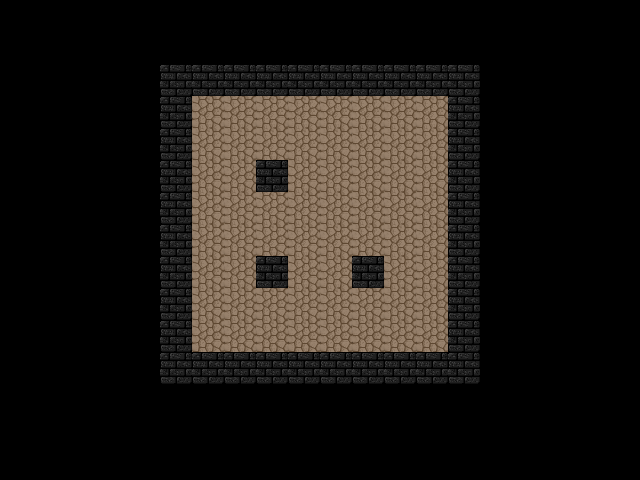

The image is a tile-based game level rendered from a .tmx file. Its description and complete source (layers, tilesets, objects, tile grids) follow:
An orthogonal 20x15 tile map with 32x32 px tiles, 2 tile layers (Grounds, Walls), 6 tilesets and 12 objects (5x Green, 3x Red, 3x Blue, Hero).

<map version="1.0" orientation="orthogonal" width="20" height="15" tilewidth="32" tileheight="32">
 <tileset firstgid="1" name="grounds" tilewidth="32" tileheight="32">
  <image source="../assets/images/grounds.png" width="128" height="128" />
 </tileset>
 <tileset firstgid="17" name="walls" tilewidth="32" tileheight="32">
  <image source="../assets/images/walls.png" width="128" height="96" />
 </tileset>
 <tileset firstgid="29" name="changers" tilewidth="32" tileheight="32">
  <image source="../assets/images/changers.png" width="96" height="32" />
 </tileset>
 <tileset firstgid="32" name="capsules" tilewidth="32" tileheight="32">
  <image source="../assets/images/capsules.png" width="96" height="64" />
 </tileset>
 <tileset firstgid="38" name="viruses" tilewidth="32" tileheight="32">
  <image source="../assets/images/viruses.png" width="96" height="128" />
 </tileset>
 <tileset firstgid="50" name="hero" tilewidth="32" tileheight="32">
  <image source="../assets/images/character.png" width="384" height="96" />
 </tileset>
 <layer name="Grounds" width="20" height="15">
  <data encoding="csv">
0,0,0,0,0,0,0,0,0,0,0,0,0,0,0,0,0,0,0,0,
0,0,0,0,0,0,0,0,0,0,0,0,0,0,0,0,0,0,0,0,
0,0,0,0,0,0,0,0,0,0,0,0,0,0,0,0,0,0,0,0,
0,0,0,0,0,0,2,2,2,2,2,2,2,2,0,0,0,0,0,0,
0,0,0,0,0,0,2,2,2,2,2,2,2,2,0,0,0,0,0,0,
0,0,0,0,0,0,2,2,2,2,2,2,2,2,0,0,0,0,0,0,
0,0,0,0,0,2,2,2,2,2,2,2,2,2,0,0,0,0,0,0,
0,0,0,0,0,0,2,2,2,2,2,2,2,2,0,0,0,0,0,0,
0,0,0,0,0,0,2,2,2,2,2,2,2,2,0,0,0,0,0,0,
0,0,0,0,0,0,2,2,2,2,2,2,2,2,0,0,0,0,0,0,
0,0,0,0,0,0,2,2,2,2,2,2,2,2,0,0,0,0,0,0,
0,0,0,0,0,0,0,0,0,0,0,0,0,0,0,0,0,0,0,0,
0,0,0,0,0,0,0,0,0,0,0,0,0,0,0,0,0,0,0,0,
0,0,0,0,0,0,0,0,0,0,0,0,0,0,0,0,0,0,0,0,
0,0,0,0,0,0,0,0,0,0,0,0,0,0,0,0,0,0,0,0
</data>
 </layer>
 <layer name="Walls" width="20" height="15">
  <data encoding="csv">
0,0,0,0,0,0,0,0,0,0,0,0,0,0,0,0,0,0,0,0,
0,0,0,0,0,0,0,0,0,0,0,0,0,0,0,0,0,0,0,0,
0,0,0,0,0,25,25,25,25,25,25,25,25,25,25,0,0,0,0,0,
0,0,0,0,0,25,0,0,0,0,0,0,0,0,25,0,0,0,0,0,
0,0,0,0,0,25,0,0,0,0,0,0,0,0,25,0,0,0,0,0,
0,0,0,0,0,25,0,0,25,0,0,0,0,0,25,0,0,0,0,0,
0,0,0,0,0,25,0,0,0,0,0,0,0,0,25,0,0,0,0,0,
0,0,0,0,0,25,0,0,0,0,0,0,0,0,25,0,0,0,0,0,
0,0,0,0,0,25,0,0,25,0,0,25,0,0,25,0,0,0,0,0,
0,0,0,0,0,25,0,0,0,0,0,0,0,0,25,0,0,0,0,0,
0,0,0,0,0,25,0,0,0,0,0,0,0,0,25,0,0,0,0,0,
0,0,0,0,0,25,25,25,25,25,25,25,25,25,25,0,0,0,0,0,
0,0,0,0,0,0,0,0,0,0,0,0,0,0,0,0,0,0,0,0,
0,0,0,0,0,0,0,0,0,0,0,0,0,0,0,0,0,0,0,0,
0,0,0,0,0,0,0,0,0,0,0,0,0,0,0,0,0,0,0,0
</data>
 </layer>
 <objectgroup name="Changers" width="20" height="15">
  <object name="Red" gid="29" x="416" y="128">
   <properties>
    <property name="type" value="red" />
   </properties>
  </object>
  <object name="Blue" gid="30" x="192" y="256">
   <properties>
    <property name="type" value="blue" />
   </properties>
  </object>
  <object name="Green" gid="31" x="416" y="352">
   <properties>
    <property name="type" value="green" />
   </properties>
  </object>
 </objectgroup>
 <objectgroup name="Capsules" width="20" height="15">
  <object name="Red" gid="32" x="288" y="320">
   <properties>
    <property name="type" value="red" />
   </properties>
  </object>
  <object name="Blue" gid="33" x="320" y="160">
   <properties>
    <property name="type" value="blue" />
   </properties>
  </object>
  <object name="Green" gid="34" x="224" y="224">
   <properties>
    <property name="type" value="green" />
   </properties>
  </object>
  <object name="Green" gid="34" x="384" y="256">
   <properties>
    <property name="type" value="green" />
   </properties>
  </object>
 </objectgroup>
 <objectgroup name="Viruses" width="20" height="15">
  <object name="Green" gid="40" x="288" y="224">
   <properties>
    <property name="type" value="green" />
   </properties>
  </object>
  <object name="Red" gid="38" x="320" y="224">
   <properties>
    <property name="type" value="red" />
   </properties>
  </object>
  <object name="Blue" gid="39" x="288" y="256">
   <properties>
    <property name="type" value="blue" />
   </properties>
  </object>
  <object name="Green" gid="40" x="320" y="256">
   <properties>
    <property name="type" value="green" />
   </properties>
  </object>
 </objectgroup>
 <objectgroup name="Hero" width="20" height="15">
  <object name="Hero" gid="50" x="256" y="160">
   <properties>
    <property name="color" value="red" />
   </properties>
  </object>
 </objectgroup>
</map>
